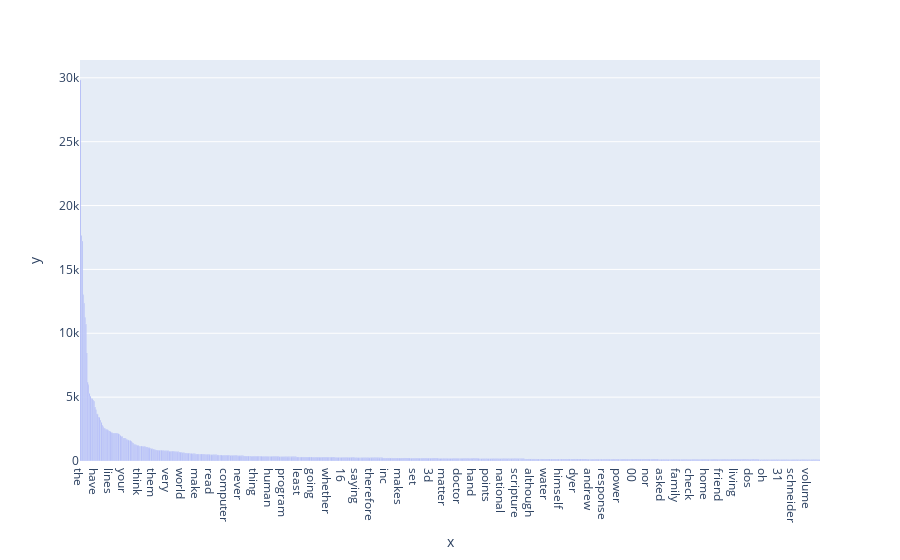

This figure's notebook cell:
### Markdown cell above
### >>> **Exercise 15 (take home):** 
Additionally, you can attempt to sort the terms on the `x-axis` by frequency instead of in alphabetical order. This way the visualization is more meaninfgul and you will be able to observe the so called [long tail](https://en.wikipedia.org/wiki/Long_tail) (get familiar with this term since it will appear a lot in data mining and other statistics courses). see picture below

![alt txt](https://upload.wikimedia.org/wikipedia/commons/thumb/8/8a/Long_tail.svg/1000px-Long_tail.svg.png)

### Code cell
# Answer here
fig = px.bar(x = Notzero , y = Notzero2)
fig.update_layout(barmode='stack', xaxis={'categoryorder': 'total descending'})
fig.show()

### Figure 1 — Plotly figure (JSON) as saved in the notebook; plotly's stock layout.template omitted (floating-point values rounded to 4 significant figures; data arrays with more than 128 entries replaced by an {"elided": "..."} marker saying what was removed)
{"data": [{"alignmentgroup": "True", "hovertemplate": "x=%{x}<br>y=%{y}<extra></extra>", "legendgroup": "", "marker": {"color": "#636efa", "pattern": {"shape": ""}}, "name": "", "offsetgroup": "", "orientation": "v", "showlegend": false, "textposition": "auto", "type": "bar", "x": {"elided": "814 str values"}, "xaxis": "x", "y": {"elided": "814 int values"}, "yaxis": "y"}], "layout": {"autosize": true, "barmode": "stack", "legend": {"tracegroupgap": 0}, "margin": {"t": 60}, "xaxis": {"anchor": "y", "autorange": true, "categoryorder": "total descending", "domain": [0, 1], "range": [-0.5, 813.5], "title": {"text": "x"}, "type": "category"}, "yaxis": {"anchor": "x", "autorange": true, "domain": [0, 1], "range": [0, 31390.0], "title": {"text": "y"}, "type": "linear"}}}
